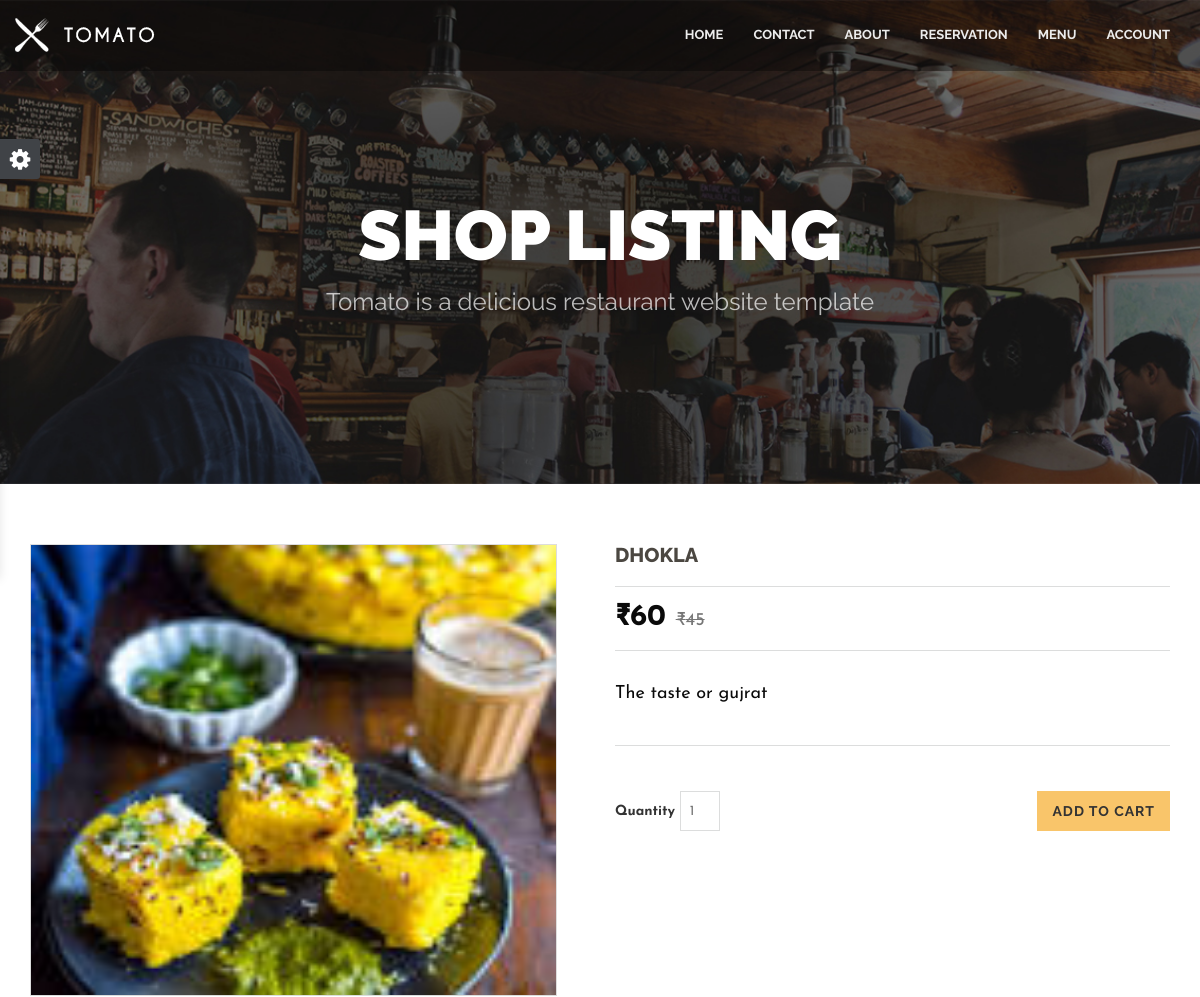
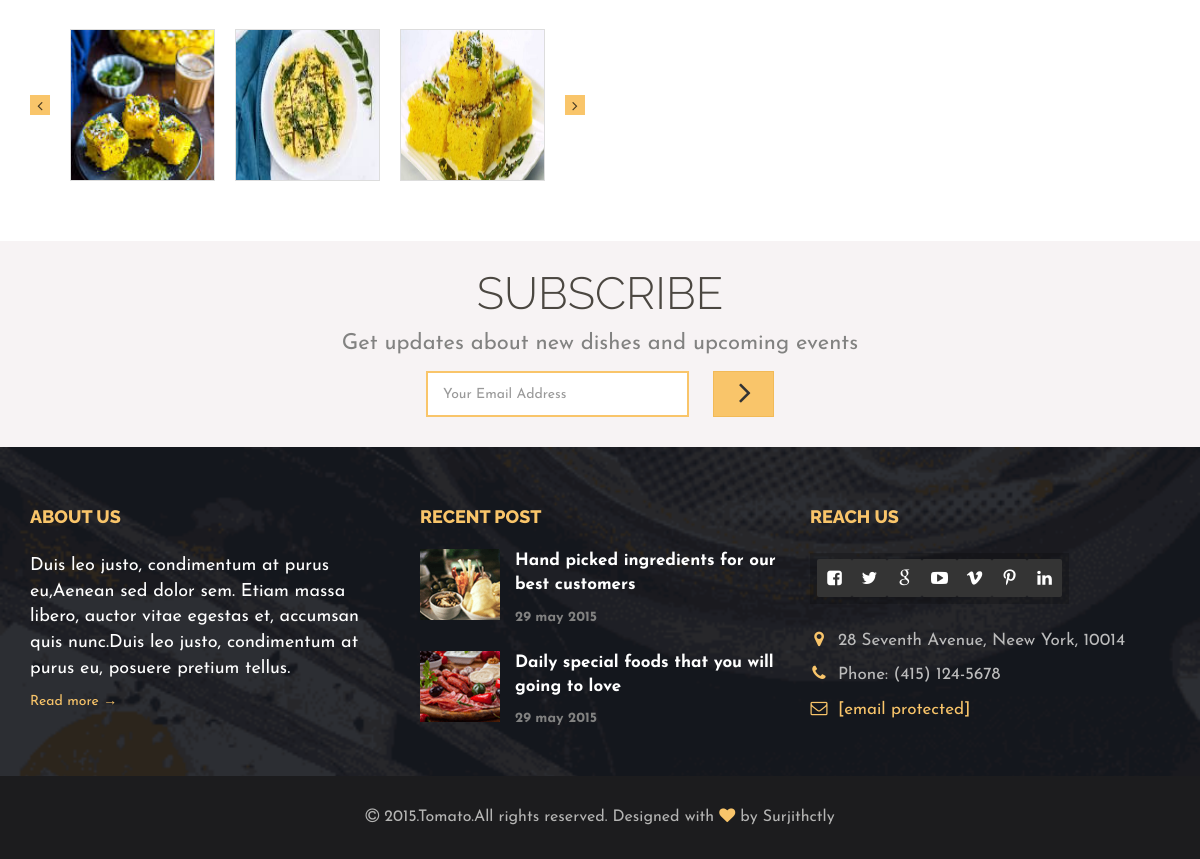
/management/dish/6, run on the app's committed database (2 pictures, top to bottom).
### management/models.py (models this page shows, shortened)
class Dish(models.Model):
    cat=models.ForeignKey(Category,on_delete=models.CASCADE)
    title=models.CharField(max_length=100,blank=True,null=True)
    price=models.IntegerField(blank=True,null=True)
    mrp=models.IntegerField(blank=True,null=True)
    img1=models.FileField(blank=True,null=True)
    img2=models.FileField(blank=True,null=True)
    img3=models.FileField(blank=True,null=True)
    dis=models.TextField(blank=True,null=True)
    avail=models.BooleanField(blank=True,null=True,default=True)

### management/views.py (the view, shortened to what this page needs)
# urls.py: path('dish/<int:dishid>',SinglePage,name='dish'),
def SinglePage(request,dishid):
    dish=Dish.objects.filter(id=dishid).first()
    d={'dish':dish}
    return render(request,'itemsingle.html',d)

### templates/itemsingle.html (shortened to what this page needs)
{% extends 'base.html' %}
{% block body %}
{% load static %}
<section class="page_header">
<div class="container">
<div class="row">
<div class="col-md-12 text-center">
<h2 class="text-uppercase">Shop Listing</h2>
<p>Tomato is a delicious restaurant website template</p>
</div>
</div>
</div>
</section>
<section class="shop-content">
<div class="container">
    <form method="post">
<div class="row">
<div class="col-md-6">
<div class="single-shop-carousel">
<div>
<img class="img-responsive" src="{{ dish.img1.url }}" alt="1" style="height:450px;width:550px">
</div>
</div>
<div class="single-shop-carousel-nav">
<div>
<img class="img-responsive" src="{{ dish.img1.url }}" alt="2" style="height:150px;width:150px">
</div>
<div>
<img class="img-responsive" src="{{ dish.img2.url }}" alt="2" style="height:150px;width:150px">
</div>
<div>
<img class="img-responsive" src="{{ dish.img3.url }}" alt="2" style="height:150px;width:150px">
</div>
</div>
</div>
<div class="col-md-6 shop-single-info">
<div class="shop-single-title">
<h3 class="text-left">{{ dish.title }}</h3>
</div>
<div class="shop-single-price">
<div class="ssp pull-left">&#8377;{{ dish.price }} <span>&#8377;{{ dish.mrp }}</span></div>
</div>
<p>{{ dish.dis }}</p>
<label>Quantity</label>
<input type="number" name='qty' min='1' max='5' required default='1' placeholder="1">
    <button type="submit" class="btn btn-default pull-right">Add to Cart</button>
</div>
</div>
    </form>
</div>
</div>
</div>
{% endblock body %}

### static/css/main.css (style rules this page uses)
body { height:100%;overflow-y:scroll;-webkit-overflow-scrolling:touch }
h1,h2,h3,h4,h5,h6,.h1,.h2,.h3,.h4,.h5,.h6 { font-family:raleway,sans-serif;text-transform:uppercase;color:#4b4741;text-align:center;font-weight:800 }
p { font-family:josefin sans,sans-serif;color:#828281;font-size:22px }
html { text-rendering:optimizeLegibility!important;-webkit-font-smoothing:antialiased!important }
.btn { border-radius:0;border:none;font-family:raleway,sans-serif;text-transform:uppercase;letter-spacing:1px;font-weight:700;padding:10px 15px }
.btn-default { background-color:#f9c56a }
.page_header { background:url(../img/header/1.jpg) no-repeat center top;background-size:cover;padding:200px 0 150px }
.page_header h2 { margin:0;font-size:70px;line-height:70px;font-weight:900;color:#fff }
.page_header p { margin:15px 0;font-size:24px;font-family:Raleway;color:#fff;opacity:.7 }
.shop-content { padding:60px 0;font-family:Josefin Sans }
.single-shop-carousel { margin-bottom:30px;border:1px solid #ddd }
.single-shop-carousel img { width:100% }
.single-shop-carousel-nav { margin-bottom:0;padding:0 30px }
.single-shop-carousel-nav .slick-slide { border:1px solid #ddd;margin:0 10px }
.shop-single-title h3 { margin:0 0 20px;font-size:20px;color:#4b4741 }
.ssp { color:#0a0a0a;font-size:30px;font-weight:700 }
.ssp span { color:#767676;font-size:18px;font-weight:400;text-decoration:line-through }
.shop-single-price { border-top:1px solid #dcdddd;border-bottom:1px solid #dcdddd;padding:10px 0;display:table;width:100%;margin-bottom:27px }
.shop-single-info p { font-size:18px;color:#0a0a0a;line-height:32px;border-bottom:1px solid #dcdddd;padding-bottom:35px;margin-bottom:45px }
.shop-single-info input { width:40px;height:40px;text-align:center;border:1px solid #dcdddd }
.shop-single-info .btn-default.pull-right { margin-left:9px }
.single-shop-carousel { margin-bottom:30px;border:1px solid #ddd;display:block;width:95% }
.slick-slide { outline:0 }
input,textarea { outline:0 }
.slick-slide,.slick-list,.slick-active,button,input,textarea { outline:0 }

### data on the page
Dish: img1 (picture), img2 (picture), img3 (picture), title "DHOKLA", price "60", mrp "45", dis "The taste or gujrat"
